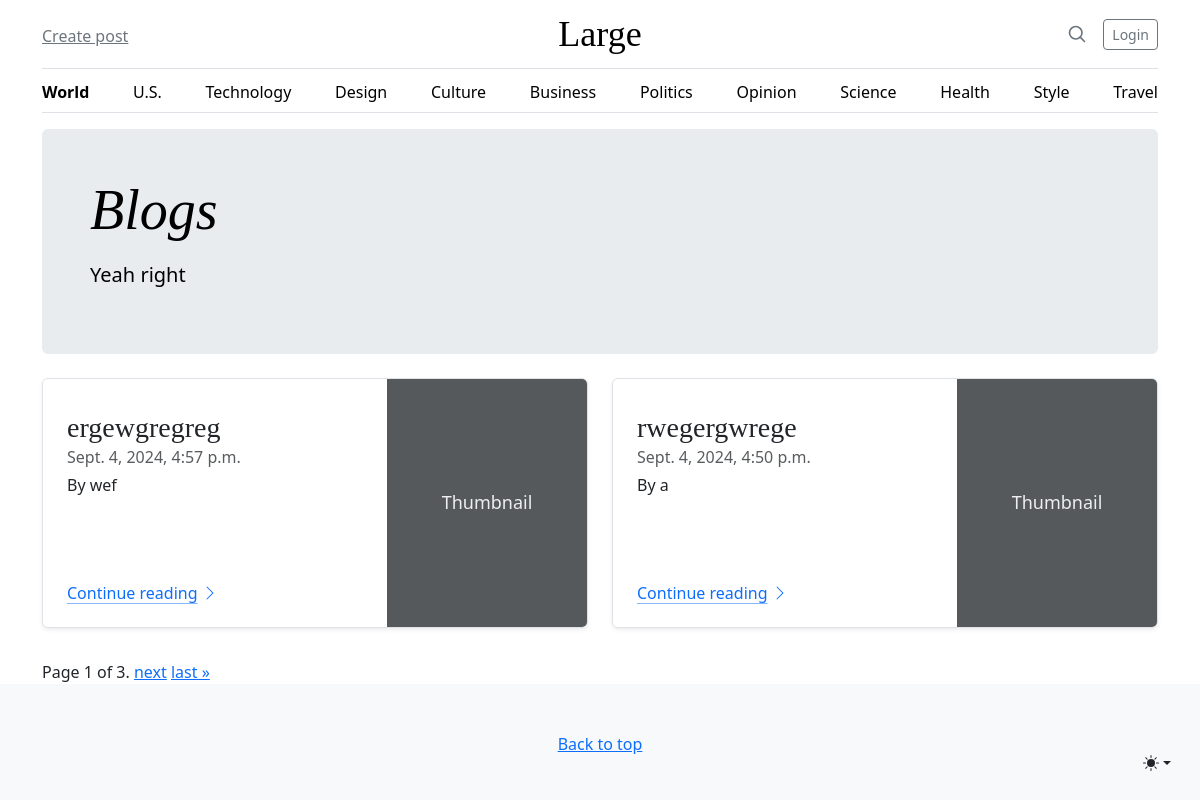
Screenshot of /blog/ with the database file from the repository.
### blog/models.py (models this page shows, shortened)
class Post(models.Model):
    title = models.CharField(max_length=200)
    content = models.TextField()
    author = models.ForeignKey(User, on_delete=models.CASCADE)
    created_at = models.DateTimeField(auto_now_add=True)
    updated_at = models.DateTimeField(auto_now=True)

### blog/views.py (the view)
# urls.py: path('', views.post_list, name='post_list'),
def post_list(request):
    post_list = Post.objects.all().order_by('-created_at')
    paginator = Paginator(post_list, 2)
    page_number = request.GET.get('page')
    page_obj = paginator.get_page(page_number)
    return render(request, 'blog/post_list.html', {'page_obj': page_obj})

### blog/templates/blog/post_list.html (shortened to what this page needs)
<!DOCTYPE html>
<html lang="en">
<head>
    <link rel="stylesheet" href="https://cdn.jsdelivr.net/npm/bootstrap@5.3.3/dist/css/bootstrap.min.css">
</head>
<body>
      <div class="dropdown position-fixed bottom-0 end-0 mb-3 me-3 bd-mode-toggle">
        <button class="btn btn-bd-primary py-2 dropdown-toggle d-flex align-items-center"
                id="bd-theme"
                type="button"
                aria-expanded="false"
                data-bs-toggle="dropdown"
                aria-label="Toggle theme (auto)">
          <svg class="bi my-1 theme-icon-active" width="1em" height="1em"><use href="#circle-half"></use></svg>
        </button>
      </div>
  <div class="container">
    <header class="border-bottom lh-1 py-3">
      <div class="row flex-nowrap justify-content-between align-items-center">
        <div class="col-4 pt-1">
          <a class="link-secondary" href="{% url 'post_create' %}">Create post</a>
        </div>
        <div class="col-4 text-center">
          <a class="blog-header-logo text-body-emphasis text-decoration-none" href="#">Large</a>
        </div>
        <div class="col-4 d-flex justify-content-end align-items-center">
            <a class="link-secondary" href="#" aria-label="Search">
                <svg xmlns="http://www.w3.org/2000/svg" width="20" height="20" fill="none" stroke="currentColor" stroke-linecap="round" stroke-linejoin="round" stroke-width="2" class="mx-3" role="img" viewBox="0 0 24 24"><title>Search</title>
                    <circle cx="10.5" cy="10.5" r="7.5"/>
                    <path d="M21 21l-5.2-5.2"/>
                </svg>
            </a>
            {% if user.is_authenticated %}
            <form method="post" action="{% url 'logout' %}">
                {% csrf_token %}
                <button type="submit" class="btn btn-sm btn-outline-secondary">Logout</button>
            </form>
            {% else %}
                <a class="btn btn-sm btn-outline-secondary" href="{% url 'login' %}">Login</a>
            {% endif %}
        </div>
      </div>
    </header>
    <div class="nav-scroller py-1 mb-3 border-bottom">
      <nav class="nav nav-underline justify-content-between">
        <a class="nav-item nav-link link-body-emphasis active" href="#">World</a>
        <a class="nav-item nav-link link-body-emphasis" href="#">U.S.</a>
        <a class="nav-item nav-link link-body-emphasis" href="#">Technology</a>
        <a class="nav-item nav-link link-body-emphasis" href="#">Design</a>
        <a class="nav-item nav-link link-body-emphasis" href="#">Culture</a>
        <a class="nav-item nav-link link-body-emphasis" href="#">Business</a>
        <a class="nav-item nav-link link-body-emphasis" href="#">Politics</a>
        <a class="nav-item nav-link link-body-emphasis" href="#">Opinion</a>
        <a class="nav-item nav-link link-body-emphasis" href="#">Science</a>
        <a class="nav-item nav-link link-body-emphasis" href="#">Health</a>
        <a class="nav-item nav-link link-body-emphasis" href="#">Style</a>
        <a class="nav-item nav-link link-body-emphasis" href="#">Travel</a>
      </nav>
    </div>
  </div>
<main class="container">
    <div class="p-4 p-md-5 mb-4 rounded text-body-emphasis bg-body-secondary">
      <div class="col-lg-6 px-0">
        <h1 class="display-4 fst-italic">Blogs</h1>
        <p class="lead my-3">Yeah right</p>
      </div>
    </div>
    <div class="row mb-2">
        {% for post in page_obj.object_list %}
            <div class="col-md-6">
                <div class="row g-0 border rounded overflow-hidden flex-md-row mb-4 shadow-sm h-md-250 position-relative">
                <div class="col p-4 d-flex flex-column position-static">
                    <h3 class="mb-0">{{ post.title }}</h3>
                    <div class="mb-1 text-body-secondary">{{ post.created_at }}</div>
                    <p class="card-text mb-auto">By {{ post.author }}</p>
                    <a href="{% url 'post_detail' post.pk %}" class="icon-link gap-1 icon-link-hover stretched-link">
                    Continue reading
                    <svg class="bi"><use xlink:href="#chevron-right"/></svg>
                    </a>
                </div>
                <div class="col-auto d-none d-lg-block">
                    <svg class="bd-placeholder-img" width="200" height="250" xmlns="http://www.w3.org/2000/svg" role="img" aria-label="Placeholder: Thumbnail" preserveAspectRatio="xMidYMid slice" focusable="false"><title>Placeholder</title><rect width="100%" height="100%" fill="#55595c"/><text x="50%" y="50%" fill="#eceeef" dy=".3em">Thumbnail</text></svg>
                </div>
                </div>
            </div>
        {% empty %}
            <li>No posts available.</li>
        {% endfor %}
    </div>
    <div class="pagination">
        <span class="step-links">
            <span class="current">
                Page {{ page_obj.number }} of {{ page_obj.paginator.num_pages }}.
            </span>
            {% if page_obj.has_next %}
                <a href="?page={{ page_obj.next_page_number }}">next</a>
                <a href="?page={{ page_obj.paginator.num_pages }}">last &raquo;</a>
            {% endif %}
        </span>
    </div>
  </main>
  <footer class="py-5 text-center text-body-secondary bg-body-tertiary">
    <p class="mb-0">
      <a href="#">Back to top</a>
    </p>
  </footer>
</body>
</html>

### blog/templates/blog/post_list.html (style rules this page uses)
.bd-placeholder-img { font-size: 1.125rem; text-anchor: middle; -webkit-user-select: none; -moz-user-select: none; user-select: none; }
.bi { vertical-align: -.125em; fill: currentColor; }
.nav-scroller { position: relative; z-index: 2; height: 2.75rem; overflow-y: hidden; }
.nav-scroller .nav { display: flex; flex-wrap: nowrap; padding-bottom: 1rem; margin-top: -1px; overflow-x: auto; text-align: center; white-space: nowrap; -webkit-overflow-scrolling: touch; }
.btn-bd-primary { --bd-violet-bg: #712cf9; --bd-violet-rgb: 112.520718, 44.062154, 249.437846; --bs-btn-font-weight: 600; --bs-btn-color: var(--bs-white); --bs-btn-bg: var(--bd-violet-bg); --bs-btn-border-color: var(--bd-violet-bg); --bs-btn-hover-color: var(--bs-white); --bs-btn-hover-bg: #6528e0; --bs-btn-hover-border-color: #6528e0; --bs-btn-focus-shadow-rgb: var(--bd-violet-rgb); --bs-btn-active-color: var(--bs-btn-hover-color); --bs-btn-active-bg: #5a23c8; --bs-btn-active-border-color: #5a23c8; }
.bd-mode-toggle { z-index: 1500; }
.blog-header-logo { font-family: "Playfair Display", Georgia, "Times New Roman", serif; font-size: 2.25rem; }
h1, h2, h3, h4, h5, h6 { font-family: "Playfair Display", Georgia, "Times New Roman", serif; }
@media (min-width: 768px) { .h-md-250 { height: 250px; } }

### rows the page displays
Post: title "ergewgregreg", created_at "Sept. 4, 2024, 4:57 p.m.", author "wef"
Post: title "rwegergwrege", created_at "Sept. 4, 2024, 4:50 p.m.", author "a"

### other values shown
{{ page_obj.number }} "1"
{{ page_obj.paginator.num_pages }} "3"
